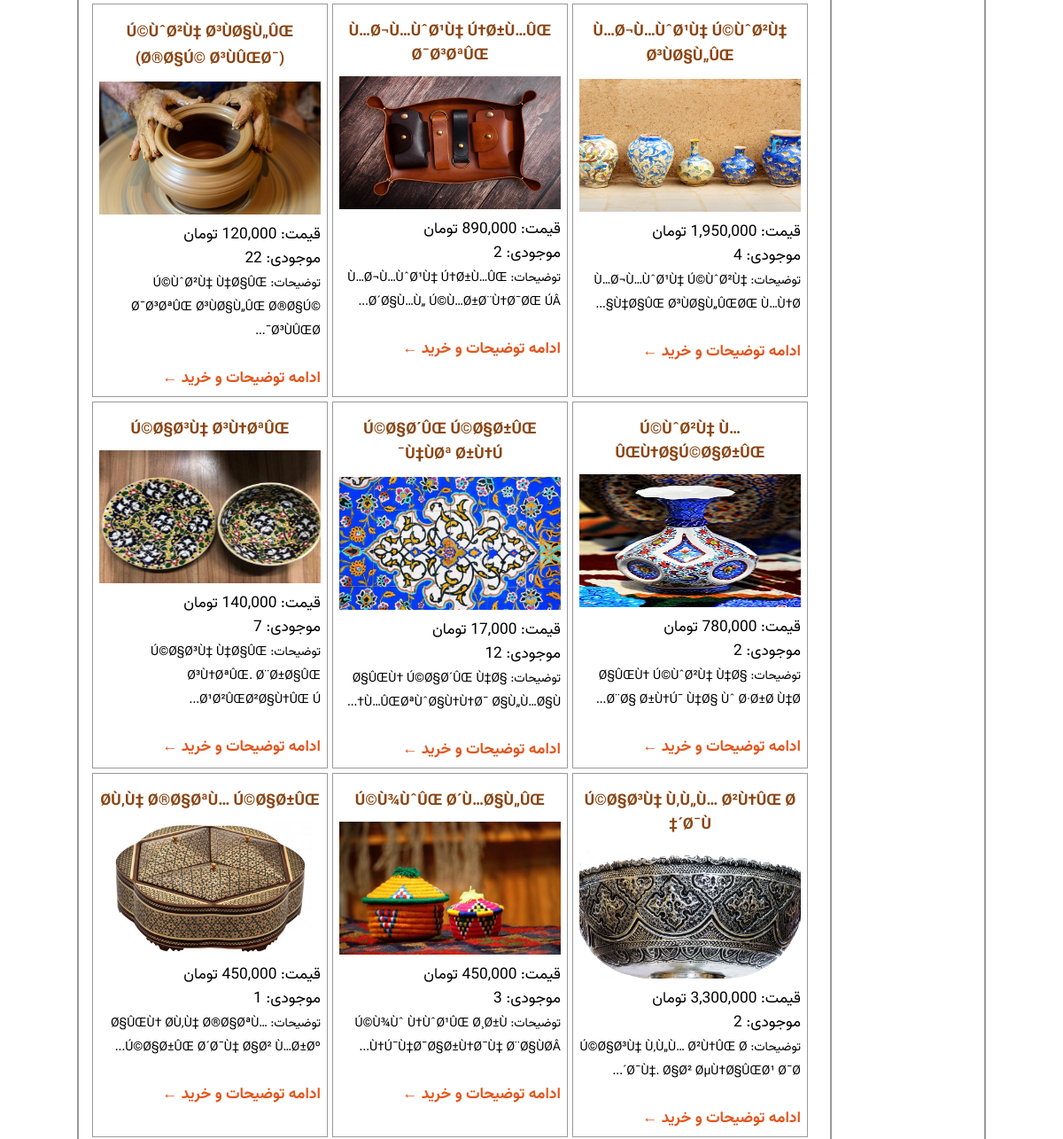
Before: / (middle part) with the older database file.
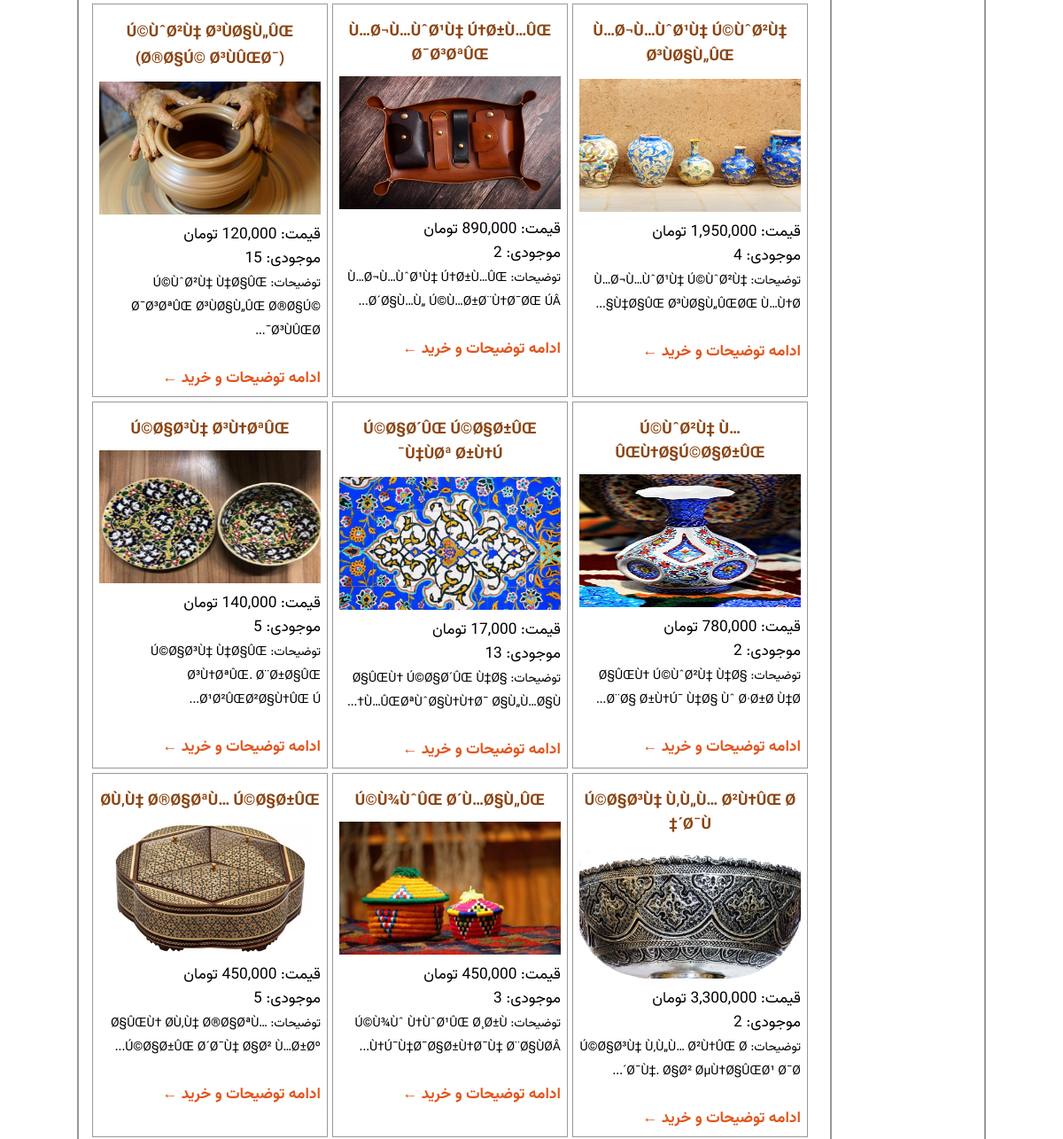
After: the same page with the newer database file.
### tables this page shows
CREATE TABLE IF NOT EXISTS `products` (
  `id` int(10) NOT NULL AUTO_INCREMENT COMMENT 'کد کالا',
  `name` varchar(200) NOT NULL COMMENT 'نام کالا',
  `qty` int(10) NOT NULL COMMENT 'موجودی کالا',
  `price` float NOT NULL COMMENT 'قیمت کالا',
  `image` varchar(80) NOT NULL COMMENT 'عکس کالا',
  `details` text NOT NULL COMMENT 'توضیحات کالا',
  PRIMARY KEY (`id`)
);

### index.php (the view, shortened to what this page needs)
<?php
include('./includes/header.php');
include('./includes/db_link.php');
$query = "SELECT * FROM `products` ORDER BY `id` DESC";
$request = mysqli_query($link, $query);
?>
<table border="0" cellspacing="5px" cellpadding="7px" style="width:100%">
    <tr>
        <?php
        $counter = 0;
        while ($row = mysqli_fetch_array($request)) {
            $counter++;
        ?>
            <td style='border:1px solid #999;vertical-align:top;width:33%;'><a href="product.php?id=<?= $row["id"]; ?>">
                    <h4 style='color:saddlebrown;text-align:center;margin:10px 0'><?= $row["name"]; ?></h4>
                    <img src='products/<?= $row["image"]; ?>' width="250px" height="150px">
                </a> <br>
                <span>قیمت: <?= toman($row["price"], true); ?></span> <br>
                <span>موجودی: <?= $row["qty"]; ?> </span> <br>
                <span style="font-size: 14px">توضیحات: <?= substr($row["details"], 0, 100) . "..."; ?> </span> <br>
                <br>
                <strong><a href='product.php?id=<?= $row["id"]; ?>'>ادامه توضیحات و خرید &leftarrow;</a></strong>
            </td>
        <?php
            if ($counter % 3 == 0) {
                echo "</tr><tr>";
            }
        }
        ?>
</table>
<?php
include('./includes/footer.php');
?>

Changed rows visible on the page:
changed products "Ú©ÙˆØ²Ù‡ Ø³ÙØ§Ù„ÛŒ (Ø®Ø§Ú© Ø³ÙÛŒØ¯)": qty "22" → "15"
changed products "Ú©Ø§Ø´ÛŒ Ú©Ø§Ø±ÛŒ Ù‡ÙØª Ø±Ù†Ú¯": qty "12" → "13"
changed products "Ú©Ø§Ø³Ù‡ Ø³Ù†ØªÛŒ": qty "7" → "5"
changed products "Ø­Ù‚Ù‡ Ø®Ø§ØªÙ… Ú©Ø§Ø±ÛŒ": qty "1" → "5"
